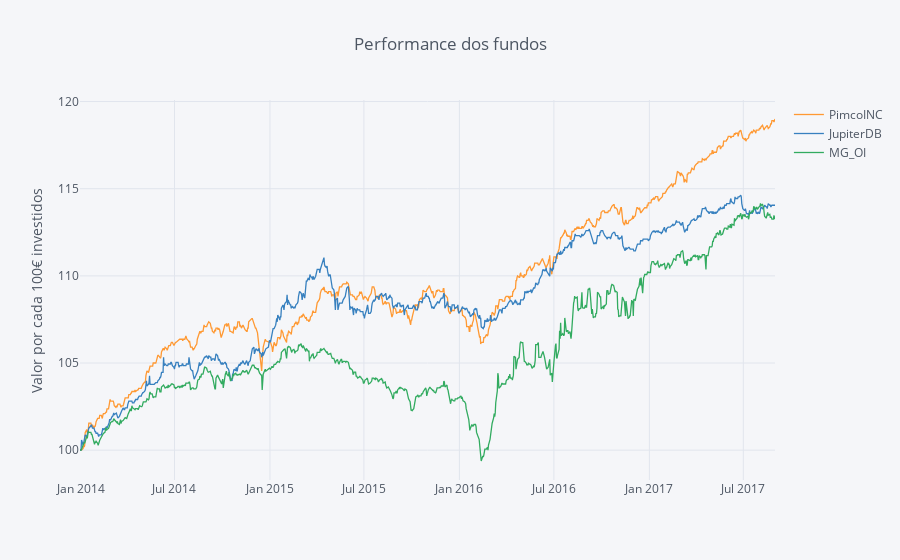

Here is the notebook cell this chart was saved with:
### Markdown cell above
#### Performance dos fundos como se tivessem investido 100 euros em cada em 31-12-2013 (em versão ACC para se ter acesso ao Retorno Total)

### Code cell
#### Normalization to 100 ####
fundos_norm = (fundos / fundos.iloc[0] * 100)
fundos_norm.iplot(kind='scatter',yTitle='Valor por cada 100€ investidos', title='Performance dos fundos')

### Figure 1 — Plotly figure (JSON) as saved in the notebook; plotly's stock layout.template omitted (floating-point values rounded to 4 significant figures; data arrays with more than 128 entries replaced by an {"elided": "..."} marker saying what was removed)
{"data": [{"line": {"color": "rgba(255, 153, 51, 1.0)", "dash": "solid", "width": 1.3}, "mode": "lines", "name": "PimcoINC", "text": "", "type": "scatter", "x": {"elided": "946 str values"}, "y": {"elided": "946 float values"}}, {"line": {"color": "rgba(55, 128, 191, 1.0)", "dash": "solid", "width": 1.3}, "mode": "lines", "name": "JupiterDB", "text": "", "type": "scatter", "x": {"elided": "946 str values"}, "y": {"elided": "946 float values"}}, {"line": {"color": "rgba(50, 171, 96, 1.0)", "dash": "solid", "width": 1.3}, "mode": "lines", "name": "MG_OI", "text": "", "type": "scatter", "x": {"elided": "946 str values"}, "y": {"elided": "946 float values"}}], "layout": {"legend": {"bgcolor": "#F5F6F9", "font": {"color": "#4D5663"}}, "paper_bgcolor": "#F5F6F9", "plot_bgcolor": "#F5F6F9", "title": "Performance dos fundos", "titlefont": {"color": "#4D5663"}, "xaxis1": {"gridcolor": "#E1E5ED", "showgrid": true, "tickfont": {"color": "#4D5663"}, "title": "", "titlefont": {"color": "#4D5663"}, "zerolinecolor": "#E1E5ED"}, "yaxis1": {"gridcolor": "#E1E5ED", "showgrid": true, "tickfont": {"color": "#4D5663"}, "title": "Valor por cada 100€ investidos", "titlefont": {"color": "#4D5663"}, "zerolinecolor": "#E1E5ED"}}}
